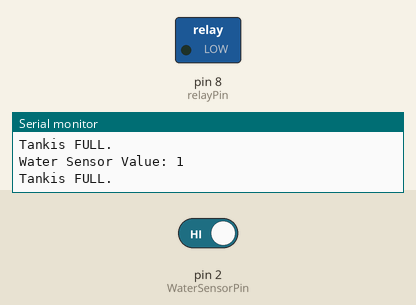
This sketch was run on a simulated Arduino Uno, built with avr-gcc and run on an emulated ATmega328P. On the bench: switched loads named in the sketch (green lamp = pin HIGH), the last lines printed to the serial monitor. The test bench sets the inputs (shaded band); at power-on: pin 2 (WaterSensorPin) HIGH.

Above: at 2.8 s.
2.9 s: pin 2 (WaterSensorPin) driven LOW
At 3.3 s:
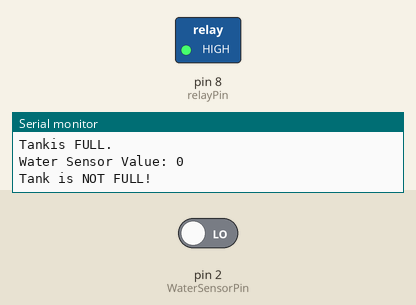
4.5 s: pin 2 (WaterSensorPin) driven HIGH
At 6.0 s:
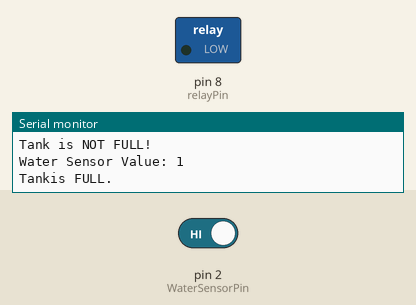
Timing chart, 0 to 7.5 s (numbered marks = the images above; inputs shaded):
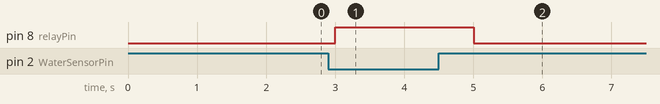

Measured:
- after the input at 2.9 s, pin 8 (relayPin): LOW → HIGH after 0.10 s
- after the input at 4.5 s, pin 8 (relayPin): HIGH → LOW after 0.50 s

The sketch:

WaterLevelSensor.ino
```cpp
int WaterSensorPin = 2;
int relayPin = 8;

void setup(){
  pinMode(WaterSensorPin, INPUT);
  pinMode(relayPin, OUTPUT);
  Serial.begin(9600);
}


void loop() {
  int sensorValue = digitalRead(WaterSensorPin);

  Serial.print("Water Sensor Value: ");
  Serial.println(sensorValue);

  if (sensorValue == LOW) {
    Serial.println("Tank is NOT FULL!");
    digitalWrite(relayPin, HIGH);
  } else {
    Serial.println("Tankis FULL.");
    digitalWrite(relayPin, LOW);
  }

  delay(1000);
}
```
